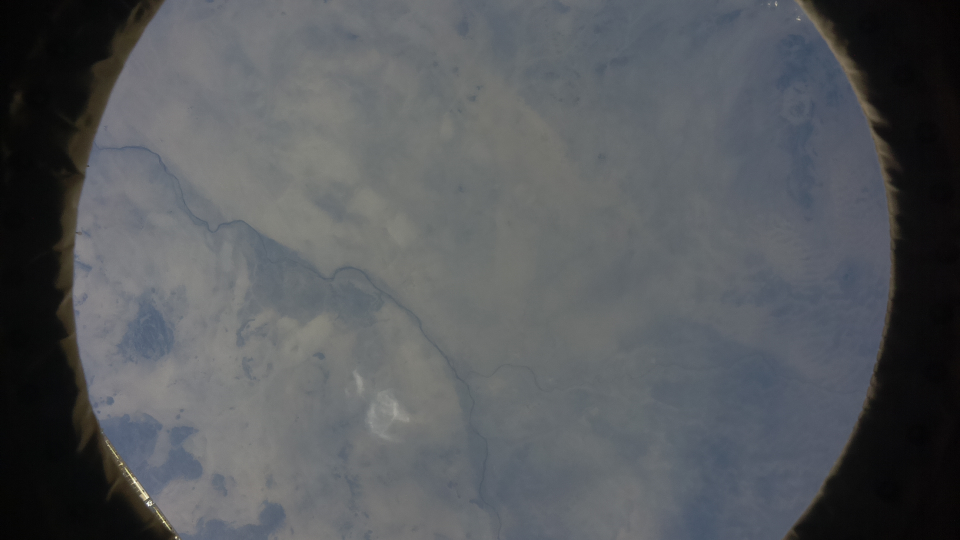
#> input picture rivers/data/46139865612_61080b4f33_o.jpg, 1920 x 1080 px (shown at 1/2 size)
$ jupyter execute --allow-errors rivers_detection.ipynb
#> lines starting #> are read from the running program, lines starting #| are printed output that depends on the picture; after the words box and inside, x2 and y2 are one past the last pixel; in counts of white or black regions, pixels touching at a corner belong together
[cell 1]
from matplotlib import pyplot as plt
from random import randint
import numpy as np
import cv2 as cv
import time

# imshow util
def imshow(img, title='img', size=(15, 15)):
    plt.figure(figsize=size)
    plt.imshow(img)
    plt.title(title)
    plt.show()

[cell 2]
img = cv.imread('./data/46139865612_61080b4f33_o.jpg')
#> img is the input picture: shape (1080, 1920, 3); mean B, G, R 91.8, 88.5, 85.7
# img = cv.imread('./data/46139916742_e461092961_o.jpg')
img = img[:, 350:1500]
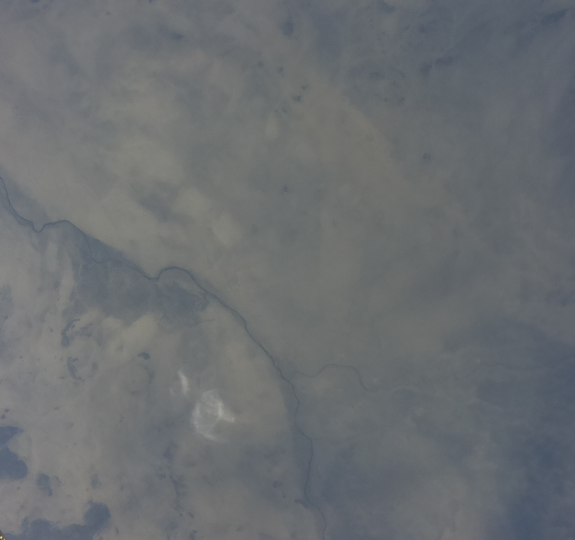
#> img: shape (1080, 1150, 3) (shown at 1/2 size); mean B, G, R 113.1, 110.3, 106.5

imshow(cv.cvtColor(img, cv.COLOR_BGR2RGB), title='original')

[cell 3]
gray = cv.cvtColor(img, cv.COLOR_BGR2GRAY)
thr = cv.adaptiveThreshold(
    gray,
    255,
    cv.ADAPTIVE_THRESH_GAUSSIAN_C,
    cv.THRESH_BINARY_INV,
    25,
    3
)
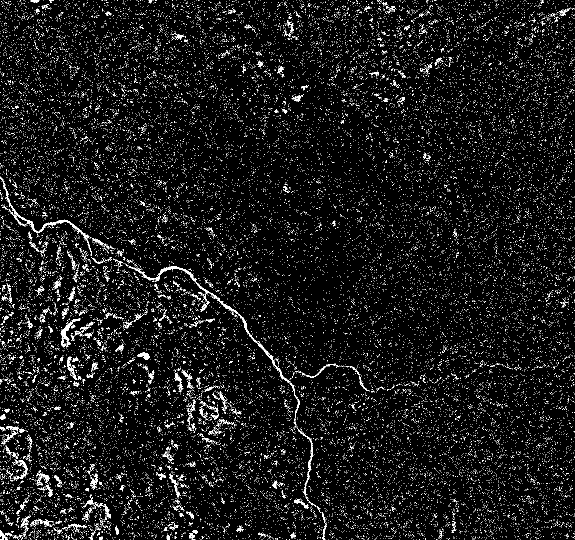
#> thr: shape (1080, 1150) (shown at 1/2 size); 5.6% white in thin lines or dots

imshow(cv.cvtColor(thr, cv.COLOR_BGR2RGB), title='adaptive threshold')

[cell 4]
conts, hier = cv.findContours(
    thr,
    cv.RETR_TREE,
    cv.CHAIN_APPROX_NONE
)
#> conts = 31084 contours, 30931 with area under 20; largest, box (x1, y1, x2, y2) and area: (257, 532, 581, 766) 1198, (0, 353, 184, 511) 787, (121, 637, 161, 694) 366, (596, 859, 633, 1013) 268, (134, 713, 155, 760) 190

exc = np.zeros(img.shape, np.uint8)
cv.drawContours(exc, conts, -1, (255, 255, 255), 1)
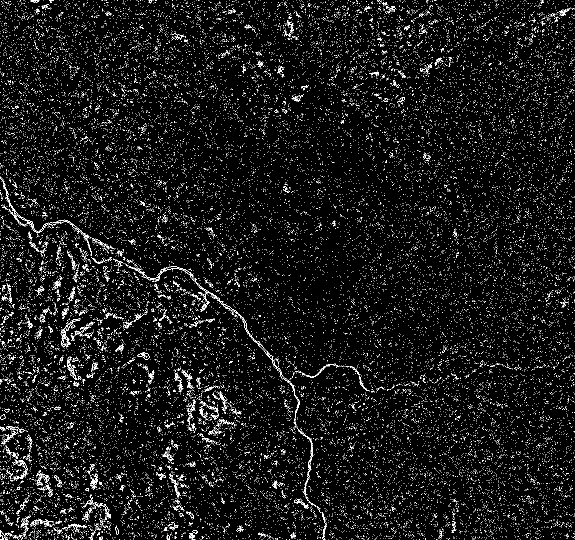
#> exc: shape (1080, 1150, 3) (shown at 1/2 size); 5.3% white in thin lines or dots

imshow(cv.cvtColor(exc, cv.COLOR_BGR2RGB), title='contours')

[cell 5]
exc = np.zeros(img.shape, np.uint8)
lowerbound = 0
upperbound = 1

for cont in conts:
    p = cv.arcLength(cont, True)
    a = cv.contourArea(cont)
    d = abs(p/a - 1) if a > 0 else None
    if d and lowerbound <= d <= upperbound:
        randc = (randint(100, 255), randint(100, 255), randint(100, 255))
        cv.drawContours(exc, [cont], 0, randc, 1)
#> this loop made 31084 passes
#> (p, a, d, randc) on passes 220, 221, 342, 343, 434, 436, 438, 439, 467, 469, 573, 617: (23.66, 26, 0.0901, (198, 207, 110)), (7.66, 4, 0.914, (166, 230, 224)), (28.14, 37, 0.239, (203, 177, 222)), (7.66, 4, 0.914, (191, 249, 155)), (65.36, 72.5, 0.0985, (229, 135, 172)), (7.66, 4, 0.914, (135, 124, 164)), (7.66, 4, 0.914, (236, 254, 137)), (9.07, 5.5, 0.649, (179, 125, 118)), (46.87, 39.5, 0.187, (184, 220, 243)), (7.66, 4, 0.914, (125, 190, 211)), (11.66, 6, 0.943, (180, 152, 241)), (30.73, 38.5, 0.202, (222, 213, 233))
#> (cont, p, a) on passes 1 to 6: ([[1041, 1079]], 0, 0), ([[1035, 1079]], 0, 0), ([[971, 1079]], 0, 0), ([[929, 1079]], 0, 0), ([[880, 1079]], 0, 0), ([[875, 1079]], 0, 0)
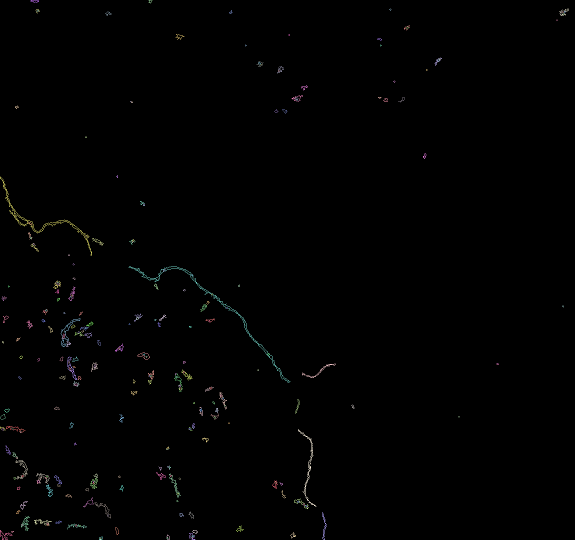
#> exc: shape (1080, 1150, 3) (shown at 1/2 size); mean of channels 0, 1, 2 1.2, 1.3, 1.3; drawn as B, G, R

imshow(cv.cvtColor(exc, cv.COLOR_BGR2RGB), title='filter by p/a delta')

[cell 6]
from math import sqrt

def hyp(x1, y1, x2, y2):
    return sqrt((x1 - x2) ** 2 + (y1 - y2) ** 2)

def split_if_too_distant(to_split, r, scale=1.5):
    splitted = []
    current = []
    for p1, p2 in (zip(to_split[:-1], to_split[1:])):
        current.append(p1)
        if hyp(*tuple(p1[0]), *tuple(p2[0])) > r * scale:
            splitted.append(current[:])
            current = []

    current.append(to_split[-1])
    splitted.append(current)

    return splitted

def clean_first(to_clean, r):
    filtered = []
    discarded = []

    x, y = to_clean.pop()[0]

    for point in to_clean:
        px, py = point[0]
        if hyp(x, y, px, py) > r:
            filtered.append(point)
        else:
            discarded.append(point)

    return x, y, filtered, discarded

def reduce_contour(to_filter, r):
    filtered = []
    discarded = []

    while len(to_filter) > 0:
        x, y, to_filter, disc = clean_first(to_filter, r=r)
        filtered.append([[x, y]])
        discarded += disc

    return split_if_too_distant(filtered, r), discarded

longest = max(conts, key=len)
#> longest = contour of 964 points, box (x1, y1, x2, y2) (257, 532, 581, 766), area 1198

start = time.time()
splitted, discarded = reduce_contour(longest.tolist(), 5)
#> the loop in reduce_contour, `while len(to_filter) > 0:` made 95 passes
#> (x, y) on passes 1 to 12: (261, 533), (266, 535), (271, 537), (276, 539), (280, 543), (285, 545), (289, 549), (293, 553), (298, 555), (303, 556), (309, 556), (314, 555)
#> the loop in split_if_too_distant, `for p1, p2 in (zip(to_split[:-1], to_split[1:])):` made 94 passes
#> (p1, p2) on passes 1 to 12: ([[261, 533]], [[266, 535]]), ([[266, 535]], [[271, 537]]), ([[271, 537]], [[276, 539]]), ([[276, 539]], [[280, 543]]), ([[280, 543]], [[285, 545]]), ([[285, 545]], [[289, 549]]), ([[289, 549]], [[293, 553]]), ([[293, 553]], [[298, 555]]), ([[298, 555]], [[303, 556]]), ([[303, 556]], [[309, 556]]), ([[309, 556]], [[314, 555]]), ([[314, 555]], [[318, 551]])

print(f'Elapsed time: {round(time.time() - start, 3)}')
print(f'Reduced points: {sum(map(len, splitted))}')
#| Reduced points: 95
print(f'Discarded points: {len(discarded)}')
#| Discarded points: 869

[cell 7]
exc = np.zeros(img.shape, np.uint8)
excc = np.zeros(img.shape, np.uint8)

for cont in splitted:
    color = (randint(100, 255), randint(100, 255), randint(100, 255))
    for point in cont:
        cv.line(exc, tuple(point[0]), tuple(point[0]), color, 1)
#> this loop made 12 passes
#> cont on passes 2 to 12: [[[563, 756]]], [[[555, 741]]], [[[540, 716]]], [[[534, 710]]], [[[459, 619]], [[454, 617]]], [[[428, 596]], [[423, 592]]], [[[411, 587]]], [[[331, 542]]], [[[319, 556]], [[316, 561]], [[311, 563]]], [[[299, 560]]], [[[288, 554]], [[283, 553]]]
imshow(cv.cvtColor(exc, cv.COLOR_BGR2RGB)[500:800, 230:600], 'reduced points')
#> in imshow (call 5), `plt.show()`:
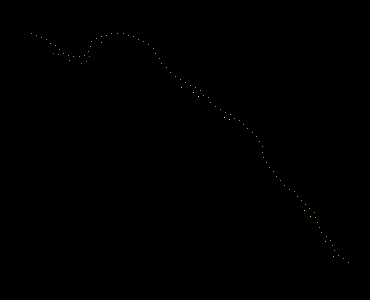
#> shown: shape (300, 370, 3); mean R, G, B 0.1, 0.1, 0.1

for point in discarded:
    cv.line(exc, tuple(point[0]), tuple(point[0]), (100, 100, 100), 1)
#> this loop made 869 passes
#> point on passes 1 to 3: [[260, 532]], [[259, 533]], [[258, 533]]
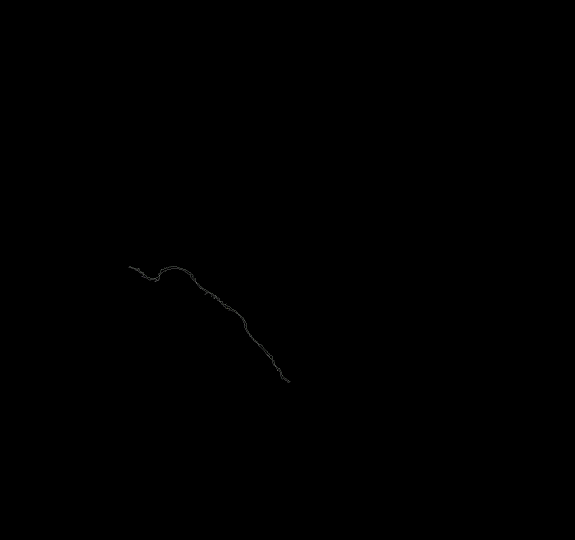
#> exc: shape (1080, 1150, 3) (shown at 1/2 size); mean of channels 0, 1, 2 0.1, 0.1, 0.1; drawn as B, G, R
imshow(cv.cvtColor(exc, cv.COLOR_BGR2RGB)[500:800, 230:600], 'discarded points')
#> in imshow (call 6), `plt.show()`:
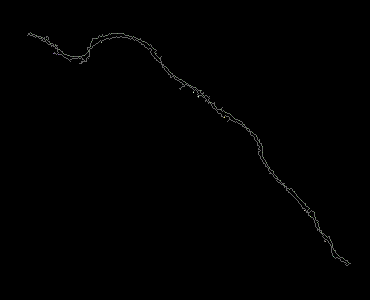
#> shown: shape (300, 370, 3); mean R, G, B 0.9, 0.9, 0.8

def draw_contour(img, cont, color=(255, 255, 255)):
    for p1, p2 in (zip(cont[:-1], cont[1:])):
        cv.line(img, tuple(p1[0]), tuple(p2[0]), color, 1)

for cont in splitted:
    color = (randint(100, 255), randint(100, 255), randint(100, 255))
    draw_contour(excc, cont, color)
imshow(cv.cvtColor(excc, cv.COLOR_BGR2RGB)[500:800, 230:600], 'reduced contour')
#> in imshow (call 7), `plt.show()`:
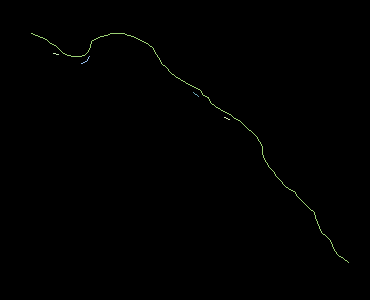
#> shown: shape (300, 370, 3); mean R, G, B 0.6, 0.8, 0.5

[cell 8]
def contour_len(cont):
    l = 0
    for p1, p2 in (zip(cont[:-1], cont[1:])):
        l += hyp(*tuple(p1[0]), *tuple(p2[0]))
    return l

exc = np.zeros(img.shape, np.uint8)

start = time.time()
reduced_contours = []
for cont in conts:
    rconts, _ = reduce_contour(cont.tolist(), 5)
    reduced_contours += rconts
#> this loop made 31084 passes
#> cont on passes 1 to 3: [[1041, 1079]], [[1035, 1079]], [[971, 1079]]
print(f'Elapsed time for reducing all contours: {round(time.time() - start, 3)}')

for cont in reduced_contours:
    color = (randint(100, 255), randint(100, 255), randint(100, 255))
    if contour_len(cont) > 10:
        draw_contour(exc, cont, color)
#> this loop made 31164 passes

imshow(exc)

[cell 9]
import math

exc = np.zeros(img.shape, np.uint8)

def drawline(img, point, color=(0, 255, 0)):
    cv.line(img, point, point, color, thickness=1)

draw_contour(exc, longest)
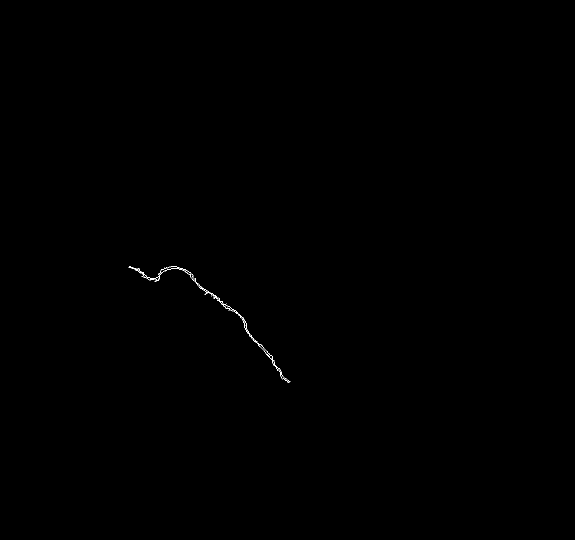
#> exc: shape (1080, 1150, 3) (shown at 1/2 size); 0.07% white in thin lines or dots, all inside (x1, y1, x2, y2) = (257, 532, 581, 766)

center_index = int(len(longest) / 2)

a = longest[center_index - 1][0]
b = longest[center_index][0]
c = longest[center_index + 1][0]

drawline(exc, (a[0], a[1]), color=(0, 255, 50))
drawline(exc, (b[0], b[1]), color=(0, 100, 255))
#> call 2 of drawline, with point = (562, 755), color = (0, 100, 255)
#> in drawline (call 2), `cv.line(img, point, point, color, thickness=1)`:
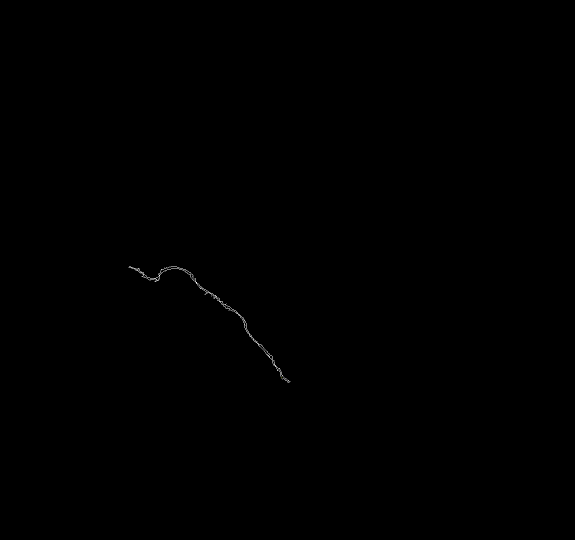
#> img: shape (1080, 1150, 3) (shown at 1/2 size); mean of channels 0, 1, 2 0.2, 0.2, 0.2; drawn as B, G, R
drawline(exc, (c[0], c[1]), color=(0, 255, 50))
#> in drawline (call 3), `cv.line(img, point, point, color, thickness=1)`: img: shape (1080, 1150, 3); under 0.01% of pixels changed, all inside (x1, y1, x2, y2) = (563, 756, 564, 757)

def sidepoints(a, b, c, t):
    m = (c[0] - a[0]) / (c[1] - a[1])
    alpha = math.atan(- 1 / m)
    dy = math.sin(alpha)
    dx = math.cos(alpha)

    return [
        (int(b[y] + dy * t), int(b[x] + dx * t))
        for t in [t, -t]
    ]

#> (the rest of this cell did not finish here and is left out)
